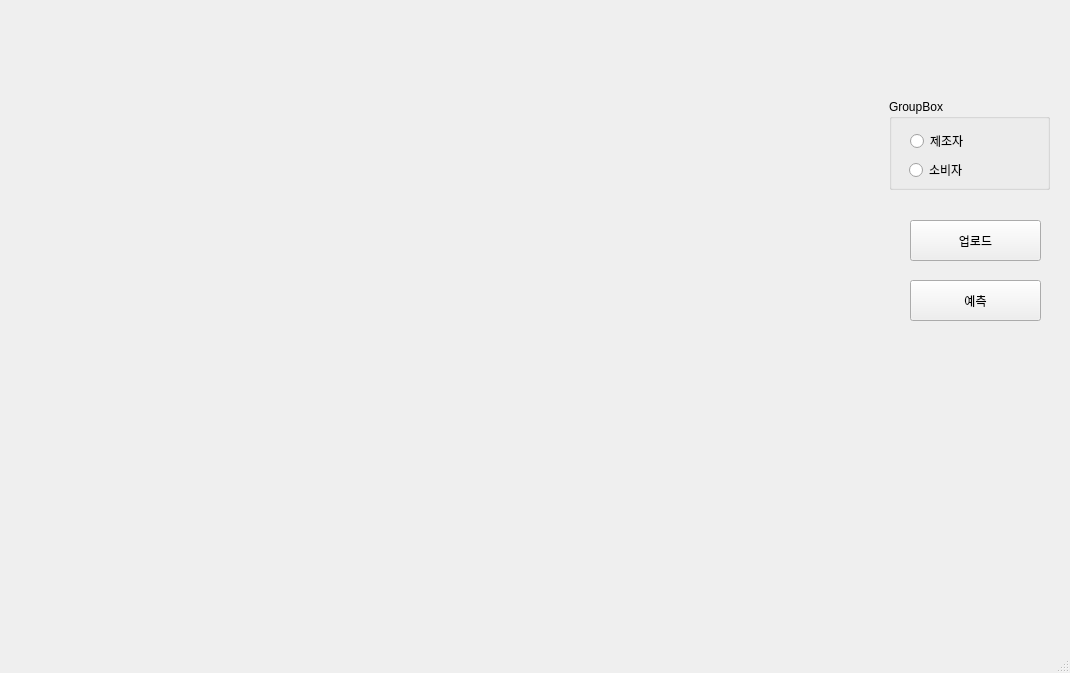
<?xml version="1.0" encoding="UTF-8"?>
<ui version="4.0">
 <class>MainWindow</class>
 <widget class="QMainWindow" name="MainWindow">
  <property name="geometry">
   <rect>
    <x>0</x>
    <y>0</y>
    <width>1070</width>
    <height>673</height>
   </rect>
  </property>
  <property name="windowTitle">
   <string>MainWindow</string>
  </property>
  <widget class="QWidget" name="centralwidget">
   <widget class="QPushButton" name="btn_loadImage">
    <property name="geometry">
     <rect>
      <x>910</x>
      <y>220</y>
      <width>131</width>
      <height>41</height>
     </rect>
    </property>
    <property name="text">
     <string>업로드</string>
    </property>
   </widget>
   <widget class="QLabel" name="InputStyle">
    <property name="geometry">
     <rect>
      <x>30</x>
      <y>40</y>
      <width>451</width>
      <height>531</height>
     </rect>
    </property>
    <property name="text">
     <string/>
    </property>
   </widget>
   <widget class="QPushButton" name="btn_predict">
    <property name="geometry">
     <rect>
      <x>910</x>
      <y>280</y>
      <width>131</width>
      <height>41</height>
     </rect>
    </property>
    <property name="text">
     <string>예측</string>
    </property>
   </widget>
   <widget class="QGroupBox" name="groupBox">
    <property name="geometry">
     <rect>
      <x>889</x>
      <y>99</y>
      <width>161</width>
      <height>91</height>
     </rect>
    </property>
    <property name="title">
     <string>GroupBox</string>
    </property>
    <widget class="QRadioButton" name="groupBox_customer">
     <property name="geometry">
      <rect>
       <x>20</x>
       <y>60</y>
       <width>130</width>
       <height>22</height>
      </rect>
     </property>
     <property name="text">
      <string>소비자</string>
     </property>
    </widget>
   </widget>
   <widget class="QRadioButton" name="groupBox_supplier">
    <property name="geometry">
     <rect>
      <x>910</x>
      <y>130</y>
      <width>130</width>
      <height>22</height>
     </rect>
    </property>
    <property name="text">
     <string>제조자</string>
    </property>
   </widget>
  </widget>
  <widget class="QMenuBar" name="menubar">
   <property name="geometry">
    <rect>
     <x>0</x>
     <y>0</y>
     <width>1070</width>
     <height>31</height>
    </rect>
   </property>
  </widget>
  <widget class="QStatusBar" name="statusbar"/>
 </widget>
 <resources/>
 <connections/>
</ui>
